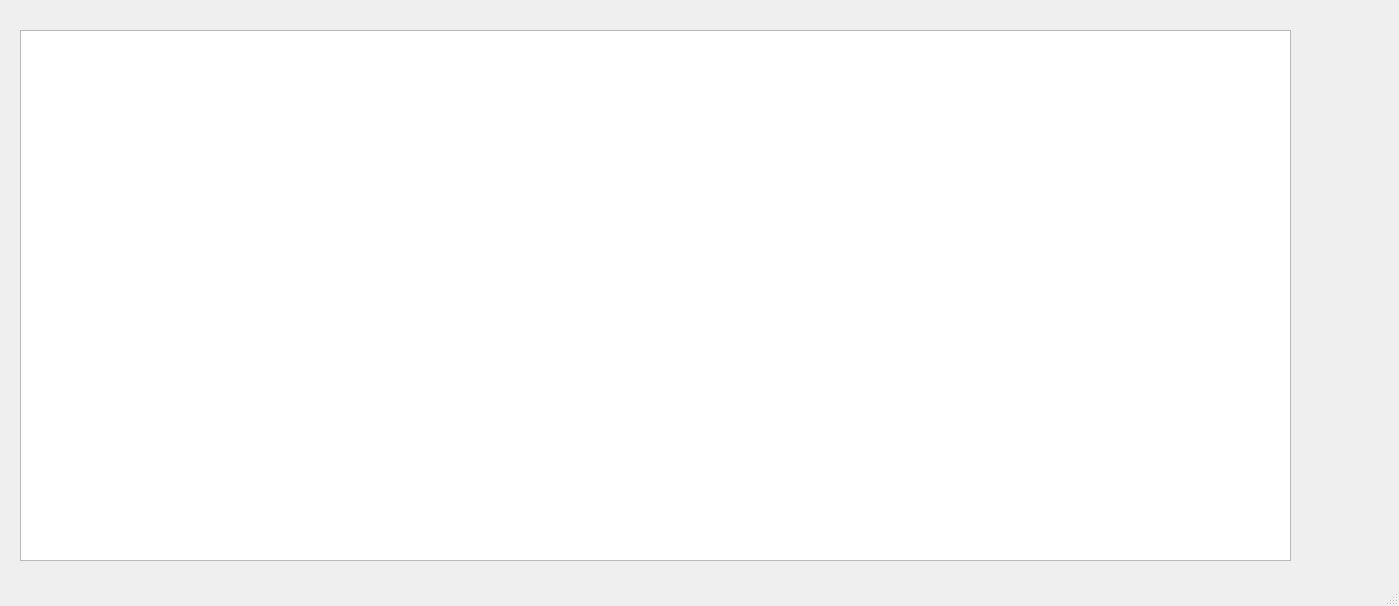
<?xml version="1.0" encoding="UTF-8"?>
<ui version="4.0">
 <class>MainWindow</class>
 <widget class="QMainWindow" name="MainWindow">
  <property name="geometry">
   <rect>
    <x>0</x>
    <y>0</y>
    <width>1399</width>
    <height>606</height>
   </rect>
  </property>
  <property name="windowTitle">
   <string>MainWindow</string>
  </property>
  <widget class="QWidget" name="centralwidget">
   <widget class="QTableView" name="demoListTable">
    <property name="geometry">
     <rect>
      <x>20</x>
      <y>30</y>
      <width>1271</width>
      <height>531</height>
     </rect>
    </property>
   </widget>
  </widget>
  <widget class="QMenuBar" name="menubar">
   <property name="geometry">
    <rect>
     <x>0</x>
     <y>0</y>
     <width>1399</width>
     <height>22</height>
    </rect>
   </property>
  </widget>
  <widget class="QStatusBar" name="statusbar"/>
 </widget>
 <resources/>
 <connections/>
</ui>
